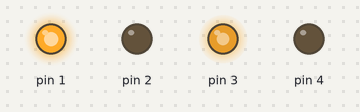
A sketch run on a simulated Arduino Uno, built with avr-gcc and run on an emulated ATmega328P. On the bench: output pins drawn as LEDs (lit = HIGH).

Above: at 0.05 s.
At 2.5 s:
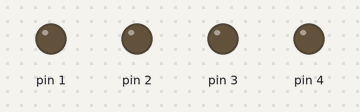
At 4.95 s:
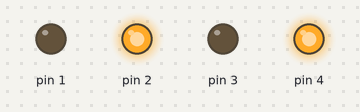
Timing chart, 0 to 6.5 s (numbered marks = the images above):
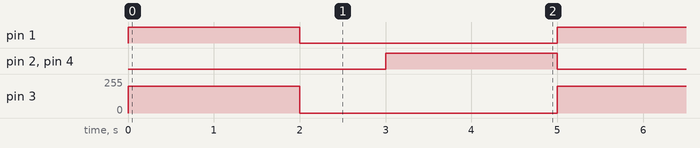

The sketch:

motor.ino
```cpp
#include "motor.h"

void setup() {
  setupMotors(1, 2, 3, 4);
}

void loop() {
  forward(200);
  delay(2000);

  stopMotors();
  delay(1000);

  backward(150);
  delay(2000);
}
```

motor.cpp
```cpp
#include "motor.h"

int leftPin1;
int leftPin2;
int rightPin1;
int rightPin2;

void setupMotors(int lp1, int lp2, int rp1, int rp2) {
  leftPin1=lp1;
  leftPin2=lp2;
  rightPin1=rp1;
  rightPin2=rp2;

  pinMode(leftPin1, OUTPUT);
  pinMode(leftPin2, OUTPUT);
  pinMode(rightPin1, OUTPUT);
  pinMode(rightPin2, OUTPUT);
}
void forward(int pwm) {
  analogWrite(leftPin1, pwm);
  analogWrite(leftPin2, 0);
  analogWrite(rightPin1, pwm);
  analogWrite(rightPin2, 0);
}
void backward(int pwm) {
  analogWrite(leftPin1, 0);
  analogWrite(leftPin2, pwm);
  analogWrite(rightPin1, 0);
  analogWrite(rightPin2, pwm);
}

void stopMotors() {
  analogWrite(leftPin1, 0);
  analogWrite(leftPin2, 0);
  analogWrite(rightPin1, 0);
  analogWrite(rightPin2, 0);
}
```

motor.h
```cpp
#ifndef MOTOR_H
#define MOTOR_H

#include <Arduino.h>

void setupMotors(int lp1, int lp2, int rp1, int rp2);
void forward(int pwm);
void backward(int pwm);
void stopMotors();

#endif
```

Measured:
- by itself, pin 1, pin 2, pin 4: alternates HIGH for 2.0 s and LOW for 3.0 s
- by itself, pin 3: alternates 200/255 for 2.0 s and 0/255 for 3.0 s
